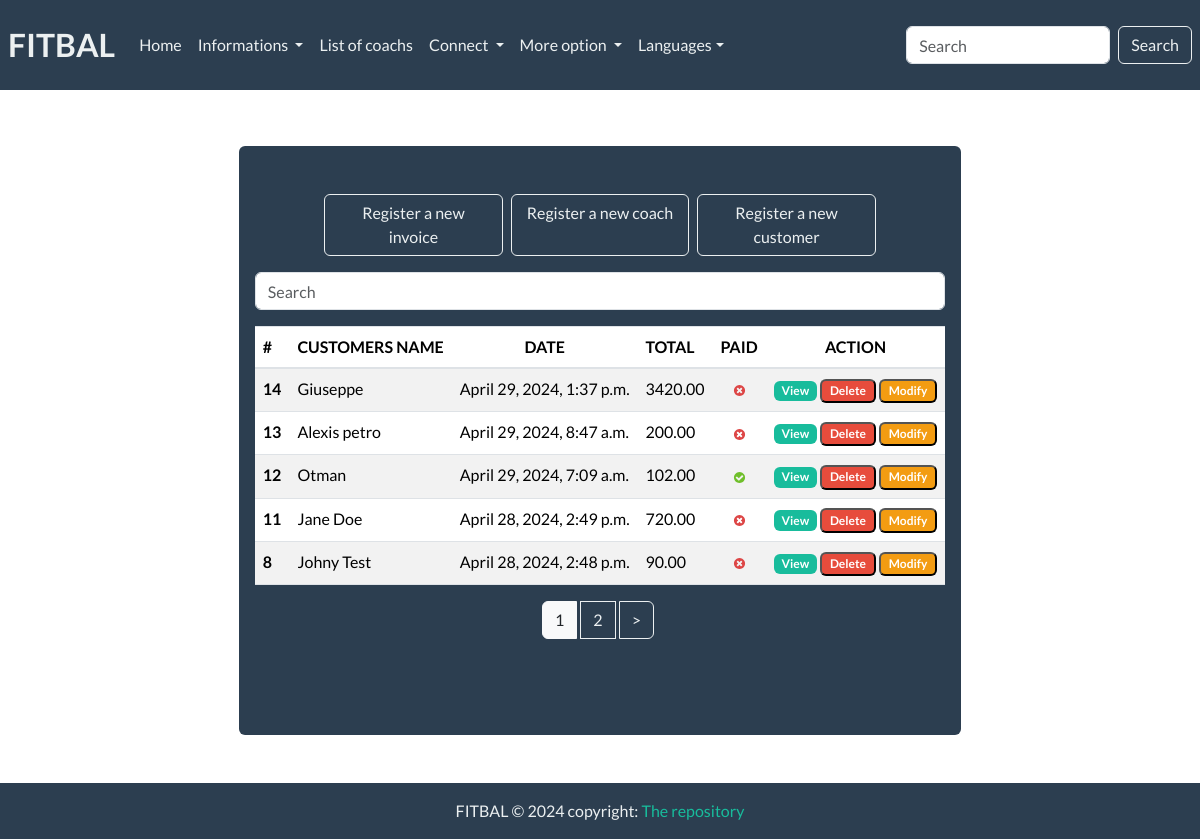
Page / (signed in) on the earlier database version.
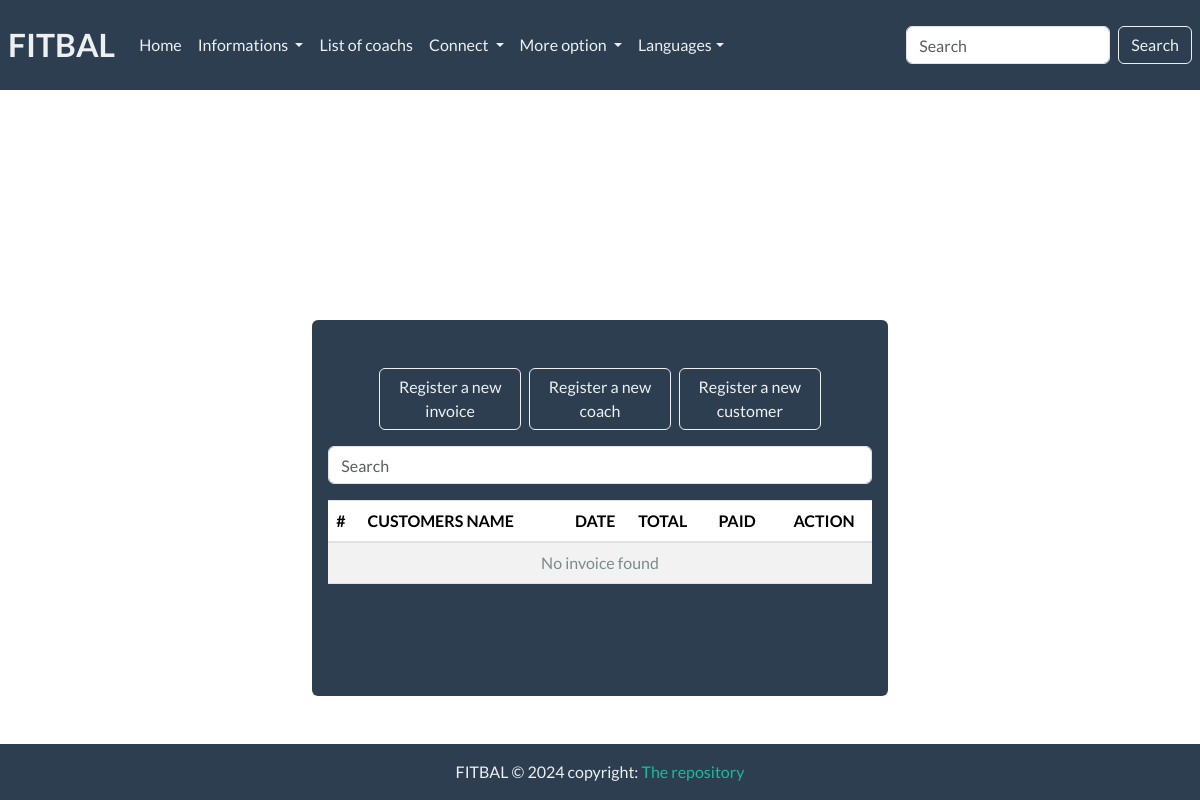
Same page on the later database version.
### Fit_bal/models.py (models this page shows, shortened)
class Invoice(models.Model):
    customer = models.ForeignKey(Customer, on_delete=models.PROTECT)
    save_by = models.ForeignKey(User, on_delete=models.PROTECT)
    invoice_datetime = models.DateTimeField(auto_now_add=True)
    total = models.DecimalField(max_digits=100000, decimal_places=2)
    last_updated_date = models.DateTimeField(null=True, blank=True)
    paid = models.BooleanField(default=False)
    comment = models.TextField(null=True, max_length=1000,blank=True)
    class Meta:
        verbose_name = "Invoice"
        verbose_name_plural = "Invoices"

class Customer(models.Model):
    SEX_TYPES = {
        ('M','Male'),
        ('F','Female'),
        ('O','Other')
    }
    name = models.CharField(max_length=128)
    email = models.EmailField()
    phone = models.CharField(max_length=128)
    address = models.CharField(max_length=128)
    sex = models.CharField(max_length=1, choices= SEX_TYPES)
    age = models.CharField(max_length=12)
    city = models.CharField(max_length=32)
    zip_code = models.CharField(max_length=16)
    created_date = models.DateTimeField(auto_now_add=True)
    save_by = models.ForeignKey(User, on_delete=models.PROTECT)
    class Meta:
        verbose_name = "Customer"
        verbose_name_plural = "Customers"

### Fit_bal/views.py (the view, shortened to what this page needs)
# urls.py: path('',views.HomeView.as_view(), name='home'),
class HomeView(LoginRequiredSuperuserMixin,View):
    templates_name = 'index.html'
    def get(self, request, *args, **kwargs):
        invoices = Invoice.objects.select_related('customer','save_by').all().order_by('-invoice_datetime')
        context = {
            'invoices':invoices
            }
        items = pagination(request,invoices)
        context['invoices'] = items
        return render(request, self.templates_name,context)

### Fit_bal/utils.py (called while the page is built)
def pagination(request, invoices):
    default_page = 1
    page = request.GET.get('page',default_page)
    perPage = 5
    paginator = Paginator(invoices, perPage)
    try:
        items_page = paginator.page(page)
    except PageNotAnInteger:
        items_page = paginator.page(default_page)
    except EmptyPage:
        items_page = paginator.page(paginator.num_pages)
    return items_page

### templates/index.html (shortened to what this page needs)
{% extends "base.html" %}
{% load static %}
{% load i18n %}
{% block content %}
<br><br>
<div class="row d-flex justify-content-center">
    <a href="{% url 'add-invoice' %}" class="btn col-md-3 btn-outline-light">
        Register a new invoice
    </a>
    <a href="{% url 'add-coach' %}" class="btn col-md-3 ml-2 btn-outline-light">
        Register a new coach
    </a>
    <a href="{% url 'add-customer' %}" class="btn col-md-3 ml-2 btn-outline-light">
        Register a new customer
    </a>
</div>
<div class="form-group mt-3">
    <input id="search" class="form-control" type="text" placeholder="Search">
</div>
<div>
    <table class="table table-striped">
        <thead>
            <tr>
                <th scope="col">#</th>
                <th scope="col">CUSTOMERS NAME</th>
                <th class="text-center" scope="col">DATE</th>
                <th scope="col">TOTAL</th>
                <th scope="col">PAID</th>
                <th class="text-center" scope="col">ACTION</th>
            </tr>
        </thead>
        <tbody id="myTable">
            {% if invoices %}
            {% for invoice in invoices %}
            <tr>
                <th scope="row">{{ invoice.pk }}</th>
                <td>{{invoice.customer.name}}</td>
                <td>{{invoice.invoice_datetime}}</td>
                <td>{{invoice.total }}</td>
                <td class="text-center">
                    {% if invoice.paid %}
                    <img src="{% static 'images/crois_verte.svg' %}" alt="True">
                    {% else %}
                    <img src="{% static 'images/crois_rouge.svg' %}" alt="False">
                    {% endif %}
                </td>
                <td>
                    <a href="{% url 'view-invoice' pk=invoice.pk %}" title="Detail" class="badge text-white bg-success text-decoration-none">View</a>
                    <button id="btn-invoice-sup" type="button" data-toggle="modal" data-target="#supprimer"
                        class="badge text-white bg-danger" title="Supprimer" data-id="{{ invoice.pk }}"
                        data-customer="{{invoice.customer.name}}">Delete
                    </button>
                    <button id="btn-invoice-mod" type="button" data-toggle="modal" title="Modifier"
                        data-target="#modifier" data-id="{{invoice.pk}}" data-customer="{{invoice.customer.name}}"
                        class="badge text-white bg-warning">Modify
                    </button>
                </td>
            </tr>
            {% endfor %}
            {% else %}
            <tr>
                <td colspan="7" class="text-center text-dark">No invoice found</td>
            </tr>
            {% endif %}
        </tbody>
    </table>
</div>
{% if invoices.has_other_pages %}
<div class="d-flex justify-content-center">
    <div class="btn-group" role="group" aria-label="Item pagination">
        {% for page_number in invoices.paginator.page_range %}
            {% if invoices.number == page_number %}
                <button class="btn btn-outline-light active mr-1">
                    <span>{{ page_number }} <span class="sr-only">(current)</span></span>
                </button>
                {% else %}
                    <a href="?page={{page_number}}" class="btn btn-outline-light mr-1">{{ page_number }}</a>
            {% endif %}
        {% endfor %}
        {% if invoices.has_next %}
        <a href="?page={{invoices.next_page_number}}" class="btn btn-outline-light mr-1">&gt;</a>
        {% endif %}
    </div>
</div>
{% endif %}
<br><br>
{% endblock %}

Differences in the rows shown:
removed Invoice: pk "14", customer.name "Giuseppe", invoice_datetime "April 29, 2024, 1:37 p.m.", total "3420.00", paid False (drawn)
removed Invoice: pk "13", customer.name "Alexis petro", invoice_datetime "April 29, 2024, 8:47 a.m.", total "200.00", paid False (drawn)
removed Invoice: pk "12", customer.name "Otman", invoice_datetime "April 29, 2024, 7:09 a.m.", total "102.00", paid True (drawn)
removed Invoice: pk "11", customer.name "Jane Doe", invoice_datetime "April 28, 2024, 2:49 p.m.", total "720.00", paid False (drawn)
removed Invoice: pk "8", customer.name "Johny Test", invoice_datetime "April 28, 2024, 2:48 p.m.", total "90.00", paid False (drawn)
Other differences:
text now shown: "No invoice found"
list line gone: "1"
list line gone: "2"
